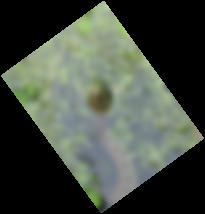
#> input picture images/lab3.jpg, 205 x 214 px, found by its file name
$ jupyter execute lab3.ipynb   (shell and % lines are left out)
#> lines starting #> are read from the running program, lines starting #| are printed output that depends on the picture; after the words box and inside, x2 and y2 are one past the last pixel; in counts of white or black regions, pixels touching at a corner belong together
# Лабораторная работа 3. Цифровая обработка изображений

## Задание: Восстановить изображение

[cell 1]
import numpy as np
import cv2 as cv
import cv2
import matplotlib.pyplot as plt

# download image
image = cv2.imread('/content/lab3.jpg')
#> image is the input picture: shape (214, 205, 3); mean B, G, R 65.9, 75.6, 68.4

# image turn
angle = 54
rot_mat = cv2.getRotationMatrix2D((image.shape[1] / 2, image.shape[0] / 2), angle, 1)
rotated_image = cv2.warpAffine(image, rot_mat, (image.shape[1], image.shape[0]))
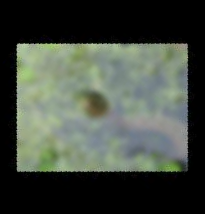
#> rotated_image: shape (214, 205, 3); mean B, G, R 65.9, 75.6, 68.4

# core
kernel = np.asarray([[-1, -1, -1], [-1, 9, -1], [-1, -1, -1]])

# mediane filter no noise
median = cv.medianBlur(rotated_image, 3)

# core filter
filtered_image = cv.filter2D(median, -1, kernel)
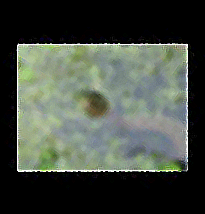
#> filtered_image: shape (214, 205, 3); mean B, G, R 68, 77.3, 70.2

# take the largest contour
gray = cv2.cvtColor(filtered_image, cv2.COLOR_BGR2GRAY)
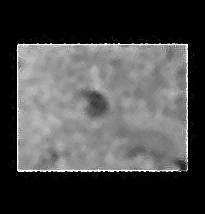
#> gray: shape (214, 205); min 0, max 255, mean 74.1
_, binary = cv2.threshold(gray, 1, 255, cv2.THRESH_BINARY)
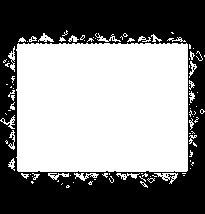
#> binary: shape (214, 205); 53.8% white; 19 black regions (18 under 20 px)
contours, _ = cv2.findContours(binary, cv2.RETR_EXTERNAL, cv2.CHAIN_APPROX_SIMPLE)
#> contours = 97 contours, 80 with area under 20; largest, box (x1, y1, x2, y2) and area: (16, 43, 188, 172) 21667, (154, 173, 178, 184) 93, (74, 173, 99, 181) 61, (38, 33, 54, 42) 50, (8, 46, 15, 72) 48
largest_contour = max(contours, key=cv2.contourArea)
#> largest_contour = contour of 161 points, box (x1, y1, x2, y2) (16, 43, 188, 172), area 21667

# Data for contour
x, y, w, h = cv2.boundingRect(largest_contour)
#> x = 16; y = 43; w = 172; h = 129

# image crop
cropped_image = filtered_image[y:y+h, x:x+w]
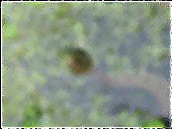
#> cropped_image: shape (129, 172, 3); mean B, G, R 133.7, 152.3, 138.4

# show result
gs = plt.GridSpec(2, 1)
plt.figure(figsize=(10, 8))
plt.subplot(gs[0])
plt.imshow(image)
plt.subplot(gs[1])
plt.imshow(cropped_image)
plt.show()
#> figure, not shown here; B, G, R data is drawn as R, G, B
